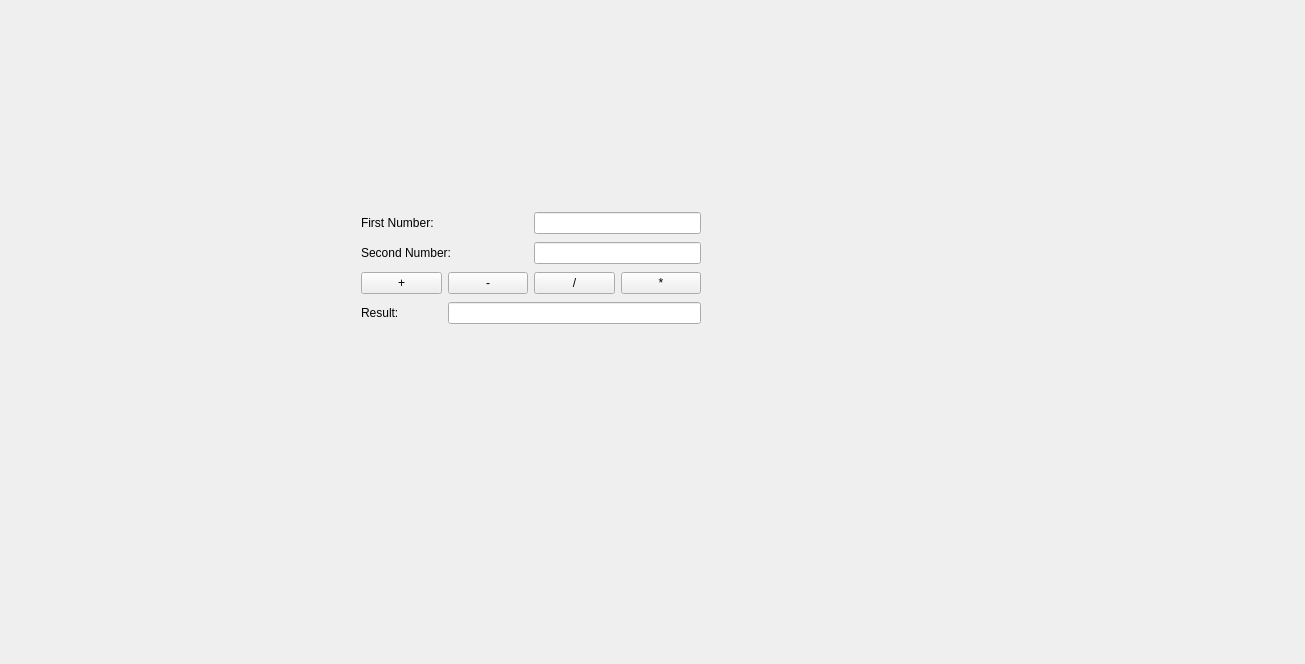
<?xml version="1.0" encoding="UTF-8"?>
<ui version="4.0">
 <class>MainWindow</class>
 <widget class="QMainWindow" name="MainWindow">
  <property name="geometry">
   <rect>
    <x>0</x>
    <y>0</y>
    <width>1305</width>
    <height>664</height>
   </rect>
  </property>
  <property name="windowTitle">
   <string>MainWindow</string>
  </property>
  <widget class="QWidget" name="centralwidget">
   <widget class="QWidget" name="">
    <property name="geometry">
     <rect>
      <x>361</x>
      <y>210</y>
      <width>340</width>
      <height>116</height>
     </rect>
    </property>
    <layout class="QGridLayout" name="gridLayout">
     <item row="1" column="2" colspan="2">
      <widget class="QLineEdit" name="num2input"/>
     </item>
     <item row="2" column="2">
      <widget class="QPushButton" name="divide">
       <property name="text">
        <string>/</string>
       </property>
      </widget>
     </item>
     <item row="1" column="0" colspan="2">
      <widget class="QLabel" name="label_2">
       <property name="text">
        <string>Second Number:</string>
       </property>
      </widget>
     </item>
     <item row="3" column="0">
      <widget class="QLabel" name="label_3">
       <property name="text">
        <string>Result:</string>
       </property>
      </widget>
     </item>
     <item row="2" column="0">
      <widget class="QPushButton" name="addition">
       <property name="text">
        <string>+</string>
       </property>
      </widget>
     </item>
     <item row="2" column="1">
      <widget class="QPushButton" name="minus">
       <property name="text">
        <string>-</string>
       </property>
      </widget>
     </item>
     <item row="0" column="0" colspan="2">
      <widget class="QLabel" name="label">
       <property name="text">
        <string>First Number:</string>
       </property>
      </widget>
     </item>
     <item row="2" column="3">
      <widget class="QPushButton" name="multiply">
       <property name="text">
        <string>*</string>
       </property>
      </widget>
     </item>
     <item row="0" column="2" colspan="2">
      <widget class="QLineEdit" name="num1input"/>
     </item>
     <item row="3" column="1" colspan="3">
      <widget class="QLineEdit" name="resultBox">
       <property name="text">
        <string/>
       </property>
       <property name="readOnly">
        <bool>true</bool>
       </property>
      </widget>
     </item>
    </layout>
   </widget>
  </widget>
 </widget>
 <resources/>
 <connections/>
</ui>
